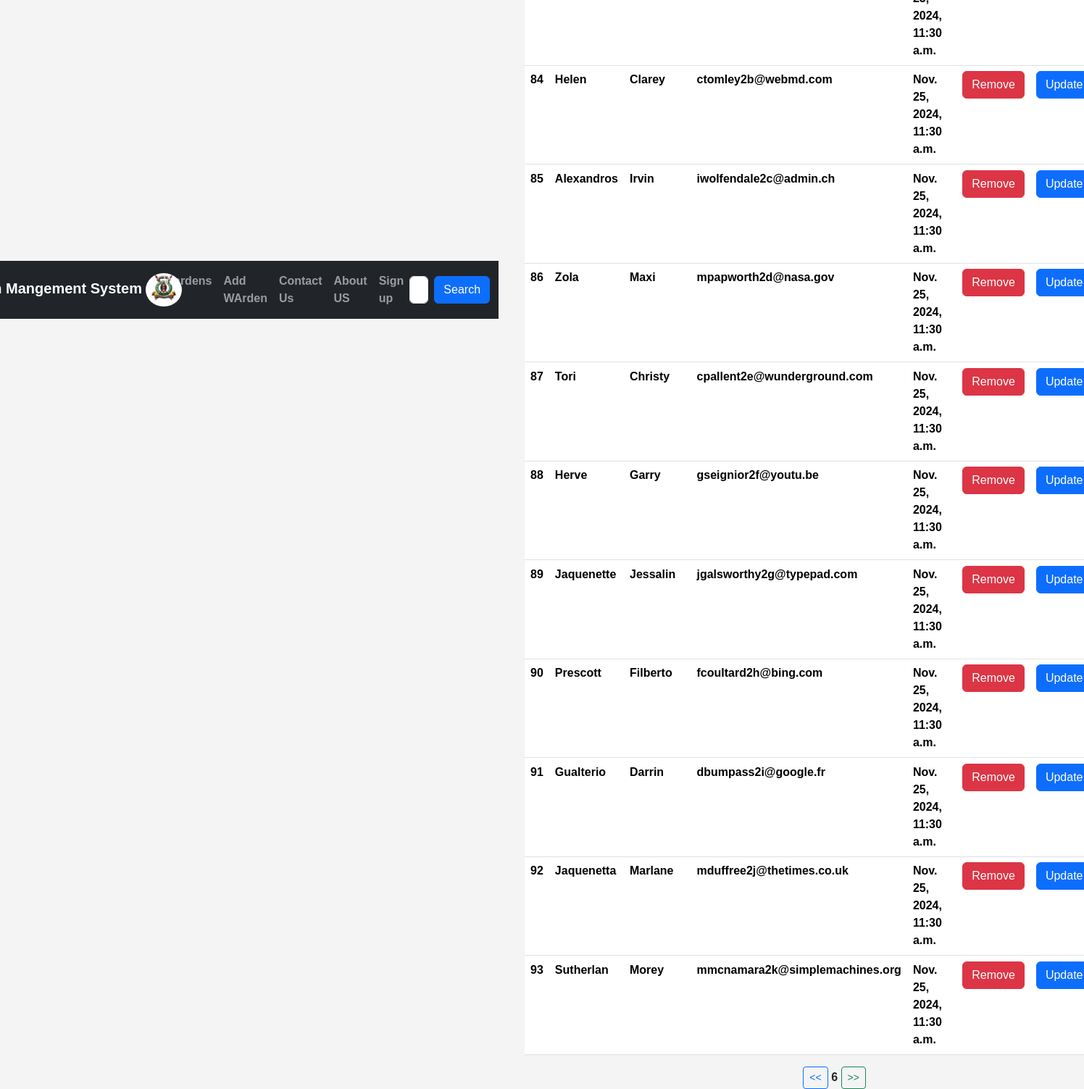
Screenshot of /?page=6 (signed in) with the database file from the repository.
### prison/models.py (models this page shows, shortened)
class Warden(models.Model):
    FirstName = models.CharField(max_length=30)
    LastName = models.CharField(max_length=30)
    Email = models.EmailField(unique=True)
    Age = models.PositiveSmallIntegerField(default=0)
    Gender = models.CharField(max_length=10)
    Weight = models.PositiveIntegerField(default=0)
    ServiceNumber = models.PositiveIntegerField(default=0)
    ProfilePicture = models.ImageField(upload_to=generate_unique_name, null=True)
    created_at = models.DateTimeField(auto_now_add=True)
    updated_at = models.DateTimeField(auto_now=True)
    class Meta:
        db_table = 'Wardens'

### prison/views.py (the view)
# urls.py: path('',views.Wardens,name='Wardens'),
@login_required
def Wardens(request):
    data = Warden.objects.all()
    data = Warden.objects.all().order_by('id').values()  # ORM select * from customers
    paginator = Paginator(data, 15)
    page = request.GET.get('page', 1)
    try:
        paginated_data = paginator.page(page)
    except  EmptyPage:
        paginated_data = paginator.page(1)
    return render(request, "Wardens.html", {"data": paginated_data})

### templates/Wardens.html (shortened to what this page needs)
{% extends 'Master.html' %}
{% block content %}
<div class="container">
<table class="table">
   {% for warden in data.object_list %}
  	<tr>
      <tr>
                  <td>{{ warden.id }}</td>
                  <td>{{ warden.FirstName }}</td>
                  <td>{{ warden.LastName }}</td>
                  <td>{{ warden.Email }}</td>
                  <td>{{ warden.created_at }}</td>
         <td>
             <a class="btn btn-danger" href="{% url 'DeleteWarden' warden.id %}">Remove</a>
         </td>
          <td>
              <a class="btn btn-primary" href="{% url 'UpdateWarden' warden.id %}">Update</a>
          </td>
              </tr>
  {% empty %}
  	<p>no Wardens  in this prison</p>
  {% endfor %}
</table>
  <div class="row justify-content-center">
            <div class="col-sm-2">
                {% if data.has_previous %}
                    <a class="btn btn-outline-primary btn-sm" href="?page={{ data.previous_page_number }}"> << </a>
                {% endif %}
                <span class="mx-auto">{{ data.number }}</span>
                {% if data.has_next %}
                    <a class="btn btn-outline-success btn-sm" href="?page={{ data.next_page_number }}"> >> </a>
                {% endif %}
            </div>
        </div>
</div>
{% endblock %}

### prison/static/css/my_style.css (style rules this page uses)
body { font-family: "Tinos", serif; font-weight: 700; font-style: normal; }
body { font-family: Arial, sans-serif; background-color: #f4f4f4; margin: 0; padding: 0; display: flex; justify-content: center; align-items: center; height: 100vh; }
a { color: #007bff; text-decoration: none; }

### rows the page displays
Warden: id "84", FirstName "Helen", LastName "Clarey", Email "ctomley2b@webmd.com", created_at "Nov. 25, 2024, 11:30 a.m."
Warden: id "85", FirstName "Alexandros", LastName "Irvin", Email "iwolfendale2c@admin.ch", created_at "Nov. 25, 2024, 11:30 a.m."
Warden: id "86", FirstName "Zola", LastName "Maxi", Email "mpapworth2d@nasa.gov", created_at "Nov. 25, 2024, 11:30 a.m."
Warden: id "87", FirstName "Tori", LastName "Christy", Email "cpallent2e@wunderground.com", created_at "Nov. 25, 2024, 11:30 a.m."
Warden: id "88", FirstName "Herve", LastName "Garry", Email "gseignior2f@youtu.be", created_at "Nov. 25, 2024, 11:30 a.m."
Warden: id "89", FirstName "Jaquenette", LastName "Jessalin", Email "jgalsworthy2g@typepad.com", created_at "Nov. 25, 2024, 11:30 a.m."
Warden: id "90", FirstName "Prescott", LastName "Filberto", Email "fcoultard2h@bing.com", created_at "Nov. 25, 2024, 11:30 a.m."
Warden: id "91", FirstName "Gualterio", LastName "Darrin", Email "dbumpass2i@google.fr", created_at "Nov. 25, 2024, 11:30 a.m."
Warden: id "92", FirstName "Jaquenetta", LastName "Marlane", Email "mduffree2j@thetimes.co.uk", created_at "Nov. 25, 2024, 11:30 a.m."
Warden: id "93", FirstName "Sutherlan", LastName "Morey", Email "mmcnamara2k@simplemachines.org", created_at "Nov. 25, 2024, 11:30 a.m."

### other values shown
{{ data.number }} "6"
